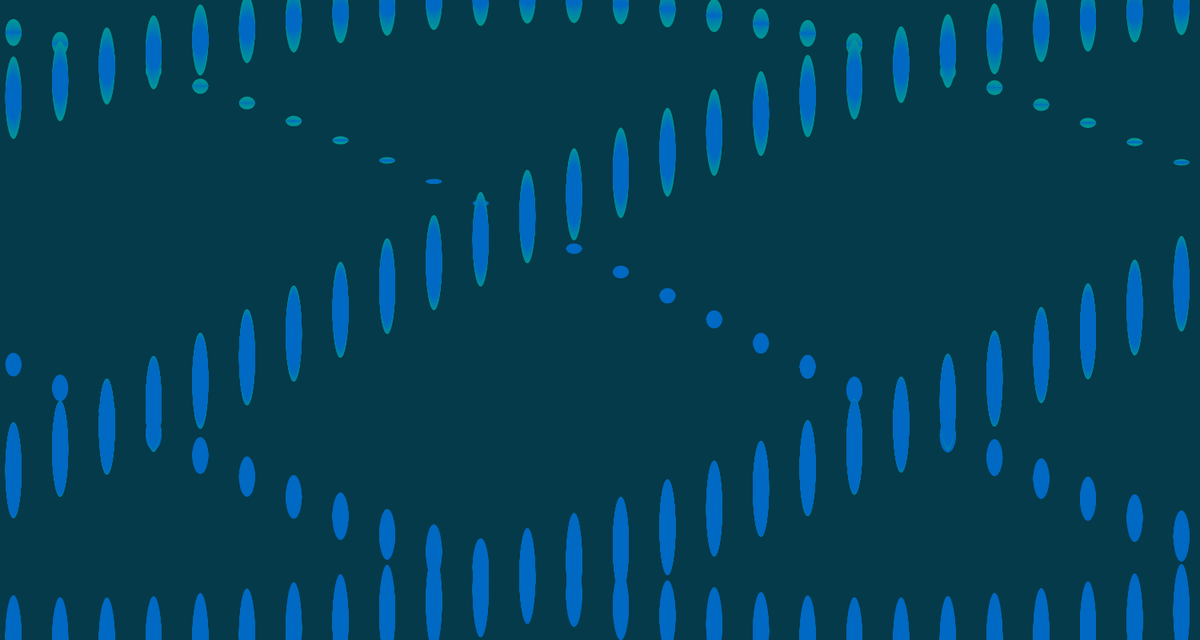
Frame 1 (no input)
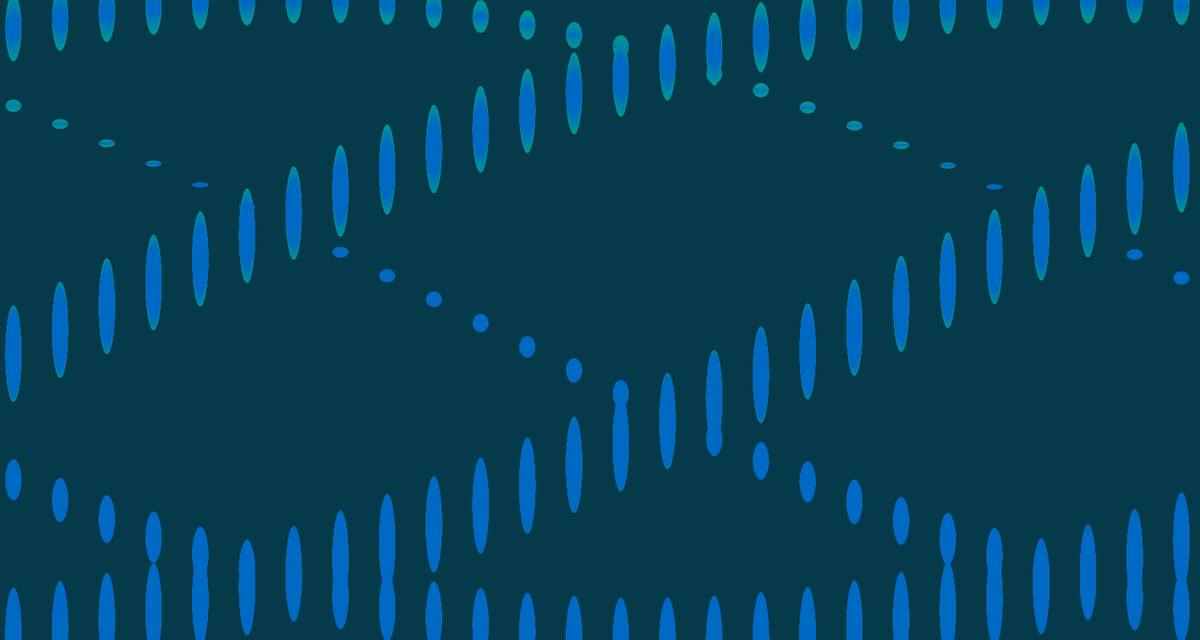
Frame 60 (no input)
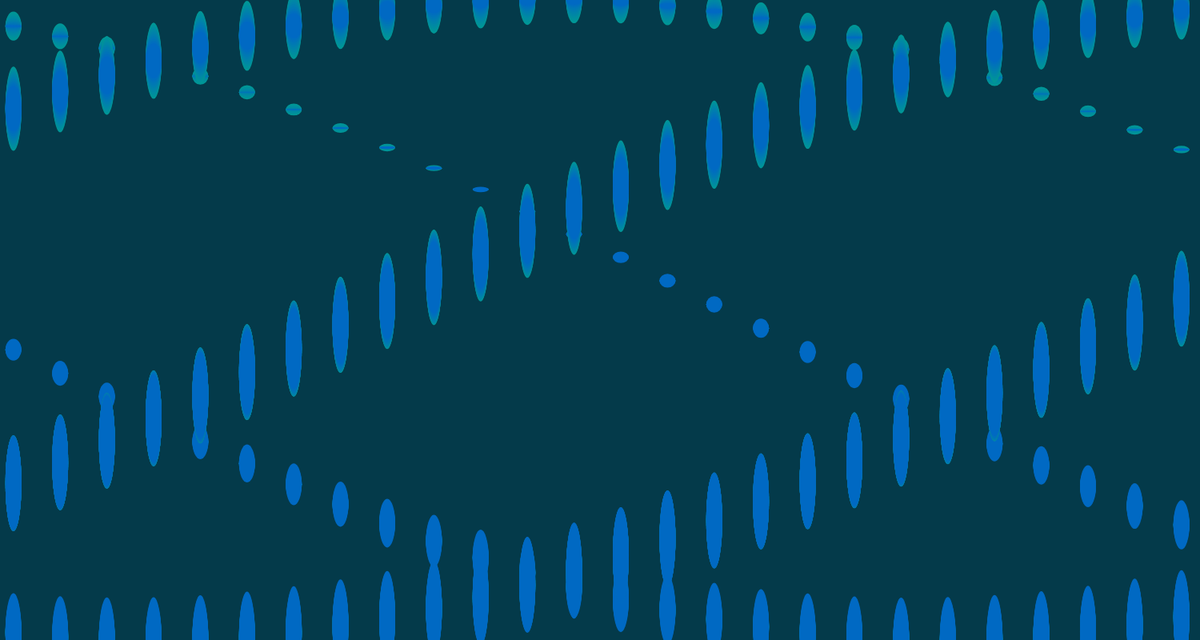
Frame 120 (the mouse pressed at the canvas centre since frame 60)

The p5.js sketch that drew these frames (run headless with seeded random() and noise() and a simulated clock; from frame 60 on, the mouse is pressed at the canvas centre):

// p5.js sketch
// ── sketch.js
let phase, speed, maxCircleSize, numRows, numCols, numStrands, colorA, colorB; //Creating variables for later

function setup() {
	createCanvas(1500, 800); //Large canvas

	noStroke();

	phase = 2; //Variables to control the animation
	speed = 0.07;
	maxCircleSize = 20;

	numRows = 10; //Variables to control the numbers of rows, strands, etc.
	numCols = 50;
	numStrands = 5;

	colorA = color(0, 150, 150); //Setting the two colors
	colorB = color(0, 100, 200);
}

function draw() {
	background(4, 58, 74); //background color

	for(let strand = 0; strand < numStrands; strand += 1) {  //three for loops so that variables can control the # of strands, cols, and rows
		for(let col = 0; col < numCols; col += 1) {
			for(let row = 0; row < numRows; row += 1) {
				
				let strandPhase = 10+phase + map(strand, 0, numStrands, 0, TWO_PI); //tracks each phase of the wave that the function is going through
				
				let colOffset = map(col, 0, numCols, 10, TWO_PI); //offsetting each successive column to create a wave effect
				let x = map(col, 0, numCols, 50, width+10);       //mapping horizontally
				let y = height/2  + sin(strandPhase + colOffset) * 50;    //mapping vertically
				
				let sizeOffset = (cos(strandPhase - (row / numRows) + colOffset) + 1)*3; //making the ellipses change size as they go up and down
				
				let circleSize = sizeOffset * maxCircleSize; //again, making the ellipses change size based on the variable maxCircleSize

				fill(lerpColor(colorA, colorB, row / numRows));    //Making the ellipses change color as they go
				ellipse(x*2-200, y*8-2800, 20, circleSize);   //drawing the ellipses
			}
		}
	}

	phase = frameCount * speed; //making everything move, modified by a speed variable
}
